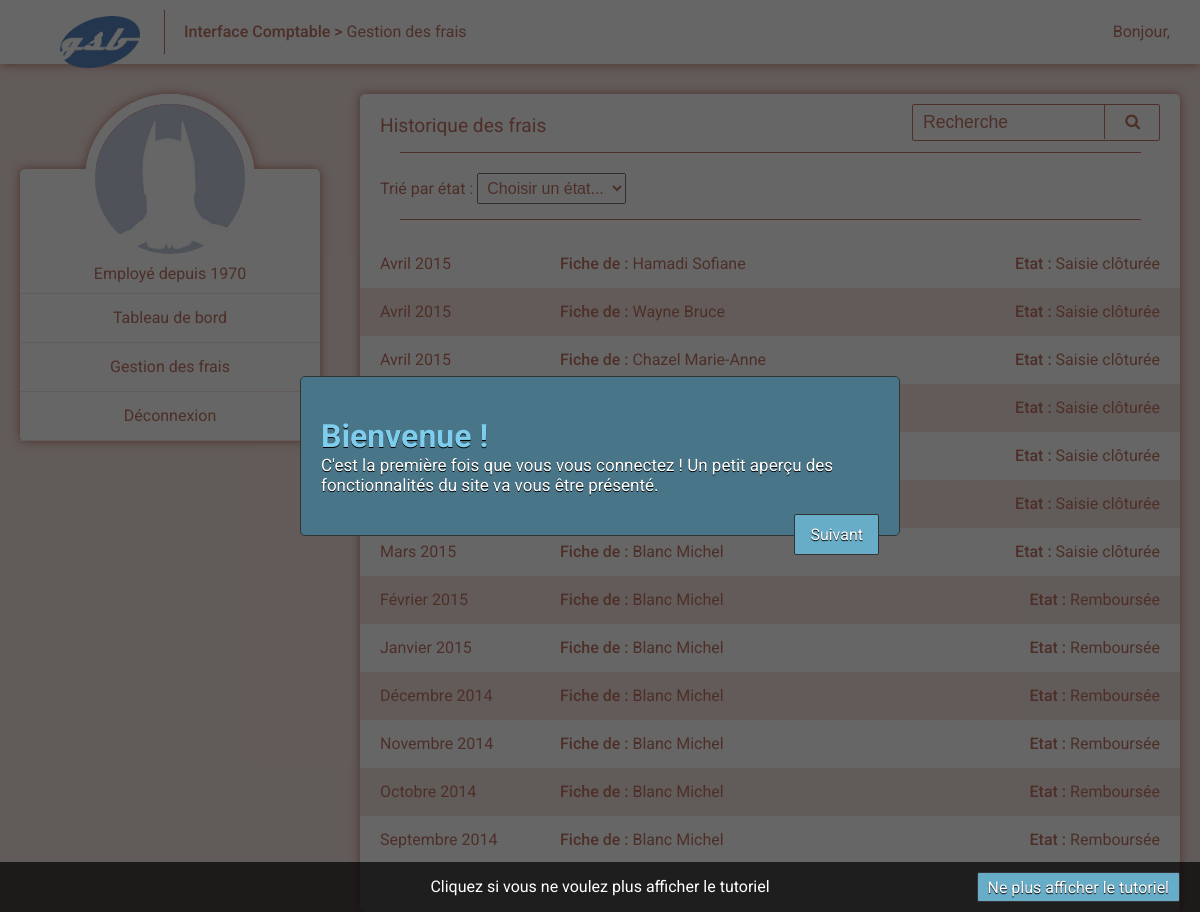
Page /fiches.php on the committed database.
### tables this page shows
CREATE TABLE IF NOT EXISTS `fiche` (
`id` int(11) NOT NULL,
  `id_utilisateur` int(11) NOT NULL,
  `id_etat` varchar(3) NOT NULL,
  `nb_justificatifs` int(11) NOT NULL,
  `date` datetime NOT NULL DEFAULT CURRENT_TIMESTAMP,
  `total_forfait` float NOT NULL,
  `total_hforfait` float NOT NULL
);

CREATE TABLE IF NOT EXISTS `utilisateur` (
`id` int(11) NOT NULL,
  `nom` varchar(32) NOT NULL,
  `prenom` varchar(32) NOT NULL,
  `login` varchar(32) NOT NULL,
  `mdp` varchar(64) NOT NULL,
  `adresse` varchar(64) NOT NULL,
  `cp` int(11) NOT NULL,
  `ville` varchar(16) NOT NULL,
  `date_embauche` date NOT NULL DEFAULT '0000-00-00',
  `type` enum('vis','com') NOT NULL
);

### fiches.php (the view, shortened to what this page needs)
<?php
include($_SERVER['DOCUMENT_ROOT'] ."/class/gsb.php");
$gsb->setTitle("Historique", true);
include("header.php");
if($_SESSION['user']['type'] == 'vis') {
	include("gsb_visitor/navigation.php");
	$fiches = $gsb->getSheetsFromUser($_SESSION['user']['id']);
	$libellesEtat = $gsb->getStates();
?>
<div id="entry-content">
	<div class="summary">
		<div class="entry-header">
			<span>Historique des frais</span>
		</div>
		<form class="search">
			<input type="text" name="search" id="search-history" class="search-history" placeholder="Recherche" autocomplete="off"/>
			<a href="" class="search-icon"></a>
		</form>
	</div>
	<div class="history-list">
		<?php if($fiches) {  ?>
		<ul>
			<?php
			foreach ($fiches as $key => $fiche):
				$month = $gsb->month[(int)date("n", strtotime($fiche['date']))-1];
				$year = date("Y", strtotime($fiche['date']));
				$etat = $libellesEtat[$fiche['id_etat']];
			?>
			<li>
				<a href="<?php echo"/details.php?fiche=".$fiche['id']; ?>">
					<span class="date"><?= $month . " " . $year; ?></span>
					<span class="etat"><strong>Etat : </strong><?= $etat; ?></span>
				</a>
			</li>
			<?php
			endforeach;
			?>
		</ul>
		<?php
		}
		else { echo "<p class=\"no-frais\">Aucune fiche de frais n'a été rentrée</p>"; }
		?>
	</div>
</div>
<?php
} else {
	include("gsb_accountant/navigation.php");
	$fiches = $gsb->getEverySheetsNotOpen();
	$libellesEtat = $gsb->getStates();
?>
<div id="entry-content">
	<div class="summary">
		<div class="entry-header">
			<span>Historique des frais</span>
		</div>
		<form class="search">
			<input type="text" name="search" id="search-history" class="search-history" placeholder="Recherche" autocomplete="off"/>
		</form>
	</div>
	<div class="search-filter">
		<span>Trié par état : </span>
		<select class="search-filter-value" id="search-filter-value">
			<option value="">Choisir un état...</option>
		</select>
	</div>
	<div class="history-list">
		<?php if($fiches) {  ?>
		<ul>
			<?php
			foreach ($fiches as $key => $fiche):
				$month = $gsb->month[(int)date("n", strtotime($fiche['date']))-1];
				$year = date("Y", strtotime($fiche['date']));
				$etat = $libellesEtat[$fiche['id_etat']];
				$ficheDe = $gsb->getUserInfo($fiche['id_utilisateur']);
			?>
			<li>
				<a href="<?php echo"/details.php?fiche=".$fiche['id']; ?>">
					<span class="date"><?= $month . " " . $year; ?></span>
					<span class="proprietaire"><strong>Fiche de : </strong><?= $ficheDe['nom']." ".$ficheDe['prenom']; ?></span>
					<span class="etat"><strong>Etat : </strong><?= $etat; ?></span>
				</a>
			</li>
			<?php
			endforeach;
			?>
		</ul>
		<?php
		}
		else { echo "<p class=\"no-frais\">Aucune fiche de frais n'a été rentrée</p>"; }
		?>
	</div>
</div>
<?php
}
include("footer.php");
?>

### header.php (shortened to what this page needs)
<!DOCTYPE html>
<html>
<head>
	<link rel="stylesheet" type="text/css" href="/css/tuto.css">
	<?php if($_SESSION['user']['type'] == 'vis') { ?>
	<link rel="stylesheet" href="/css/style.css">
	<?php } else { ?>
	<link rel="stylesheet" href="/css/style_acc.css">
	<?php }?>
</head>
<body class="<?php if(isset($_POST['login'])) { echo "login"; } ?>">
<header>
	<img src="/img/logo.png" id="logo">
	<span class="ariane"><?= $gsb->printAriane(); ?></span>
	<span class="welcome">Bonjour, <strong><?= $_SESSION['user']['prenom']; ?></strong></span>
</header>
<div id="main">

### class/gsb.php (shortened to what this page needs)
<?php
class GSB {
	public function __construct() {
		$this->SITE_PATH = $_SERVER['DOCUMENT_ROOT'];
	}
	public function MySQLInit() {
		return $bdd;
	}
	public function printAriane() {
		if($_SESSION['user']['type'] == 'vis') {
			$name = "";
			$url = substr($_SERVER['REQUEST_URI'], 1);
			if(!$url)						{ $name = "Tableau de bord"; }
			else if($url == "index.php") 	{ $name = "Tableau de bord"; }
			else if($url == "fiches.php") 	{ $name = "Gestion des frais"; }
			else 							{ $name = "Gestion des frais"; }
			return "<strong>Interface Visiteur ></strong> $name";
		} else {
			$name = "";
			$url = substr($_SERVER['REQUEST_URI'], 1);
			if(!$url)						{ $name = "Tableau de bord"; }
			else if($url == "index.php") 	{ $name = "Tableau de bord"; }
			else if($url == "fiches.php") 	{ $name = "Gestion des frais"; }
			else 							{ $name = "Gestion des frais"; }
			return "<strong>Interface Comptable ></strong> $name";
		}
	}
	public function getStates() {
		$result = Array();
		$bdd = $this->MySQLInit();
		$res = $bdd->query("SELECT * FROM etat");
		while($data = $res->fetch()) {
			$result[$data['id']] = $data['libelle'];
		}
		return $result;
	}
	public function getUserInfo($user_id) {
		$bdd = $this->MySQLInit();
		$res = $bdd->prepare("SELECT nom, prenom FROM utilisateur WHERE id = ?");
		$res->execute(array($user_id));
		$data = $res->fetch(PDO::FETCH_ASSOC);
		return $data;
	}
	public function getEverySheetsNotOpen() {
		$sheets = array();
		$bdd = $this->MySQLInit();
		$res = $bdd->query("SELECT * FROM fiche WHERE id_etat NOT IN('CR') ORDER BY date DESC");
		while($fiche = $res->fetch(PDO::FETCH_ASSOC)) {
			array_push($sheets, $fiche);
		}
		if(sizeof($sheets))
			return $sheets;
		else
			return false;
	}
}
$gsb = new GSB();
?>

### gsb_accountant/navigation.php (shortened to what this page needs)
<nav>
	<?php
	if(file_exists($gsb->SITE_PATH.'img/avatar/'.$_SESSION['user']['login'].'.png')) {
		$file = '/img/avatar/'.$_SESSION['user']['login'].'.png';
	} else {
		$file = '/img/avatar/anon.jpg';
	}
	?>
	<img class="avatar" src="<?= $file; ?>" />
	<div class="bio">
		<p class="user-hiring-date">Employé depuis <?= date("Y",strtotime(str_replace("-", "/", $_SESSION['user']['date_embauche']))); ?></p>
	</div>
	<ul class="nav-menu">
		<li><a class="nav-link icon-home" href="/">Tableau de bord</a></li>
		<li><a class="nav-link" href="fiches.php">Gestion des frais</a></li>
		<li><a class="nav-link" href="index.php?logout">Déconnexion</a></li>
	</ul>
</nav>

### footer.php
		</div>
	</body>
</html>

### css/style_acc.css (style rules this page uses)
* { margin: 0; padding: 0; }
body { background: #f4e4e0; font-family: Roboto; }
strong { font-weight: 500; font-family: Roboto; }
header { display: block; position: relative; width: 100%; height: 4em; background: white; margin-bottom: 30px; box-shadow: 0 0 10px #c17664; padding: 0 60px; box-sizing: border-box; color: #c17664; }
img#logo { position: relative; width: 80px; top: 10px; display: inline-block; vertical-align: middle; }
span.ariane, span.welcome { height: 100%; display: inline-block; vertical-align: middle; line-height: 4em; position: relative; }
span.ariane { padding-left: 20px; margin-left: 20px; }
span.ariane:before { display: inline-block; content: ""; width: 1px; position: absolute; left: 0; top: 15%; background: #c17664; bottom: 15%; }
span.welcome { position: absolute; right: 30px; }
nav { color: #c17664; }
#main { display: block; max-width: 1200px; margin: auto; position: relative; }
#entry-content { color: #c17664; }
nav, #entry-content { display: inline-block; vertical-align: top; box-shadow: 0 0 10px #c17664; background: white; border-radius: 5px; }
nav { min-width: 300px; background: white; margin: 75px 20px 0 20px; position: relative; }
nav:before { display: block; content: ""; background: red; width: 150px; height: 75px; position: absolute; left: 65px; top: -75px; border-radius: 150px 150px 0 0; border: 10px solid white; box-shadow: 0 0 10px #c17664; z-index: -1; }
nav > img.avatar { width: 150px; margin: auto; display: block; margin-top: -75px; border-radius: 150px; border: 10px solid white; }
ul.nav-menu { list-style: none; }
p.user-name, p.user-hiring-date { text-align: center; }
div#entry-content { max-width: 820px; position: absolute; left: 360px; right: 20px; top: 0; padding-bottom: 3em; }
ul.nav-menu li a { text-decoration: none; width: 100%; height: 100%; display: block; color: inherit; }
ul.nav-menu li { text-align: center; line-height: 3em; border-bottom: 1px solid #f4e4e0; }
.bio { padding-bottom: 10px; border-bottom: 1px solid #f4e4e0; }
.entry-header { padding: 20px 20px 0 20px; font-size: 1.2em; }
.entry-header:after { content: ""; display: block; width: 95%; margin: auto; height: 1px; margin-top: 15px; background: #c17664; }
.history-list ul { list-style: none; }
.history-list ul li:nth-child(even) { background: #f4e4e0; }
.history-list ul li { line-height: 3em; padding: 0 20px; }
.history-list a { text-decoration: none; color: inherit; display: block; }
span.proprietaire { position: absolute; left: 200px; }
span.etat { position: absolute; right: 20px; }
input { padding: 5px 15px; border: 1px solid rgb(87, 136, 193); border-radius: 2px; line-height: 2em; color: rgb(87, 136, 193); font-size: 1.1em; outline: none; margin: 20px 0; transition: background 0.1s ease; -webkit-transition: background 0.1s ease; }
.search { position: absolute; display: inline-block; right: 20px; top: 10px; height: 35px; }
input.search-history { border: 1px solid #c17664; }
.search-history { margin: 0px; padding: 0 10px; }
.search-filter { padding: 20px 20px; font-size: 1em; }
.search-filter:after { content: ""; display: block; width: 95%; margin: auto; height: 1px; margin-top: 15px; background: #c17664; }
.search-filter-value { padding: 5px; color: #c17664; font-size: 1em; }

### rows in the picture
fiche: date "Avril", id_utilisateur.nom "Hamadi", id_utilisateur.prenom "Sofiane", id_etat "Saisie clôturée"
fiche: date "Avril", id_utilisateur.nom "Wayne", id_utilisateur.prenom "Bruce", id_etat "Saisie clôturée"
fiche: date "Avril", id_utilisateur.nom "Chazel", id_utilisateur.prenom "Marie-Anne", id_etat "Saisie clôturée"
fiche: id_etat "Saisie clôturée"
fiche: id_etat "Saisie clôturée"
fiche: id_etat "Saisie clôturée"
fiche: date "Mars", id_utilisateur.nom "Blanc", id_utilisateur.prenom "Michel", id_etat "Saisie clôturée"
fiche: date "Février", id_utilisateur.nom "Blanc", id_utilisateur.prenom "Michel", id_etat "Remboursée"
fiche: date "Janvier", id_utilisateur.nom "Blanc", id_utilisateur.prenom "Michel", id_etat "Remboursée"
fiche: date "Décembre", id_utilisateur.nom "Blanc", id_utilisateur.prenom "Michel", id_etat "Remboursée"
fiche: date "Novembre", id_utilisateur.nom "Blanc", id_utilisateur.prenom "Michel", id_etat "Remboursée"
fiche: date "Octobre", id_utilisateur.nom "Blanc", id_utilisateur.prenom "Michel", id_etat "Remboursée"
fiche: date "Septembre", id_utilisateur.nom "Blanc", id_utilisateur.prenom "Michel", id_etat "Remboursée"

### other values in the picture
$name "Gestion des frais"
